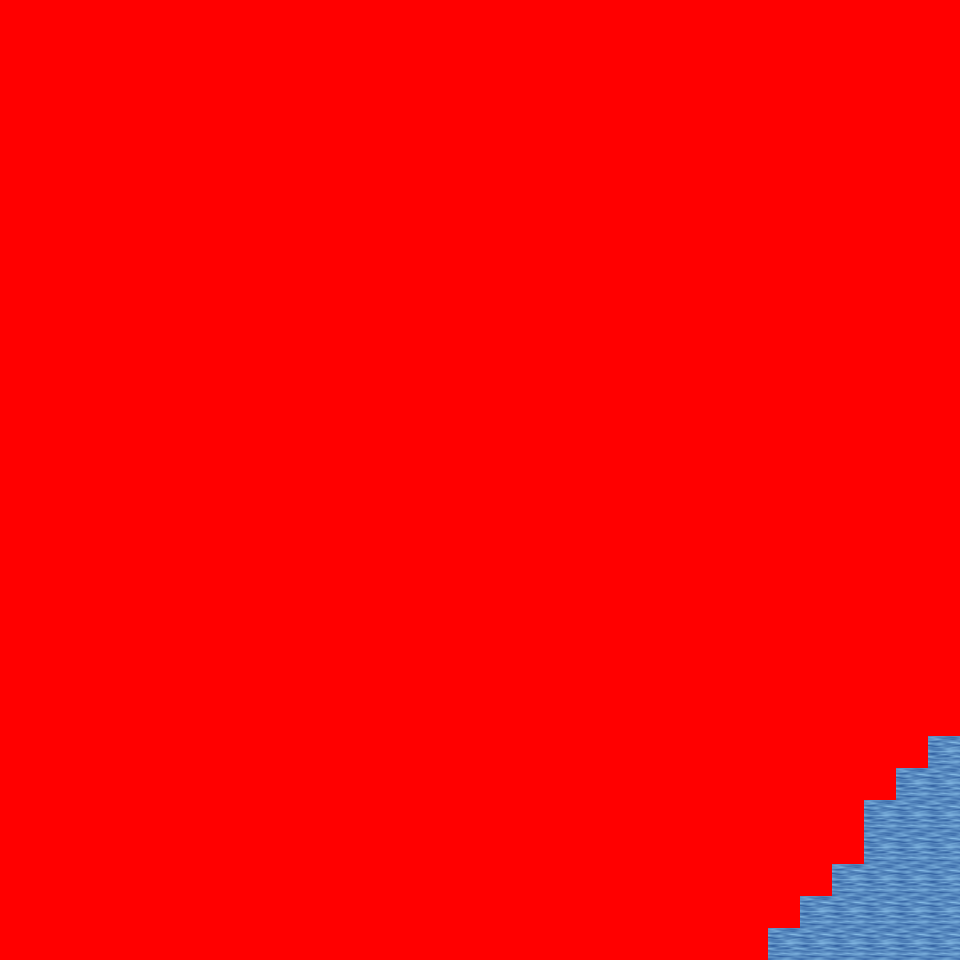

A 2D game scene composited from a Tiled map and its tileset images. What follows is a short description and the map's XML, with each tile layer's data collapsed to a summary:
An orthogonal 30x30 tile map with 32x32 px tiles, 6 tile layers (Ground, Object, Object2, Above, ...), 57 tilesets and 2 objects (2x mapExit).

<map version="1.0" orientation="orthogonal" renderorder="right-down" width="30" height="30" tilewidth="32" tileheight="32" nextobjectid="3">
  <tileset firstgid="1" name="tileset_logic_collision" tilewidth="32" tileheight="32" tilecount="1" columns="1">
    <image source="../drawable/tileset_logic_collision.png" width="32" height="32" />
  </tileset>
  <tileset firstgid="2" name="tileset_ground_ground" tilewidth="32" tileheight="32" tilecount="33" columns="3">
    <image source="../drawable/tileset_ground_ground.png" width="96" height="352" />
  </tileset>
  <tileset firstgid="35" name="tileset_ground_water_pool" tilewidth="32" tileheight="32" tilecount="72" columns="3">
    <image source="../drawable/tileset_ground_water_pool.png" width="96" height="768" />
  </tileset>
  <tileset firstgid="107" name="tileset_furniture_carpet_plain_colours" tilewidth="32" tileheight="32" tilecount="10" columns="10">
    <image source="../drawable/tileset_furniture_carpet_plain_colours.png" width="320" height="32" />
  </tileset>
  <tileset firstgid="117" name="tileset_ground_brown_paving" tilewidth="32" tileheight="32" tilecount="2" columns="2">
    <image source="../drawable/tileset_ground_brown_paving.png" width="64" height="32" />
  </tileset>
  <tileset firstgid="119" name="tileset_ground_water_water" tilewidth="32" tileheight="32" tilecount="24" columns="3">
    <image source="../drawable/tileset_ground_water_water.png" width="96" height="256" />
  </tileset>
  <tileset firstgid="143" name="tileset_building_fence_fence_chunky" tilewidth="32" tileheight="32" tilecount="21" columns="3">
    <image source="../drawable/tileset_building_fence_fence_chunky.png" width="96" height="224" />
  </tileset>
  <tileset firstgid="164" name="tileset_ground_water_pool_corners" tilewidth="32" tileheight="32" tilecount="72" columns="3">
    <image source="../drawable/tileset_ground_water_pool_corners.png" width="96" height="768" />
  </tileset>
  <tileset firstgid="236" name="tileset_ground_grass_edges" tilewidth="32" tileheight="32" tilecount="36" columns="12">
    <image source="../drawable/tileset_ground_grass_edges.png" width="384" height="96" />
  </tileset>
  <tileset firstgid="272" name="tileset_ground_grass_corners" tilewidth="32" tileheight="32" tilecount="24" columns="6">
    <image source="../drawable/tileset_ground_grass_corners.png" width="192" height="128" />
  </tileset>
  <tileset firstgid="296" name="tileset_plant_grasses" tilewidth="32" tileheight="32" tilecount="6" columns="3">
    <image source="../drawable/tileset_plant_grasses.png" width="96" height="64" />
  </tileset>
  <tileset firstgid="302" name="tileset_plant_flower_daisy_white" tilewidth="32" tileheight="32" tilecount="8" columns="2">
    <image source="../drawable/tileset_plant_flower_daisy_white.png" width="64" height="128" />
  </tileset>
  <tileset firstgid="310" name="tileset_building_door_door_w" tilewidth="32" tileheight="32" tilecount="6" columns="2">
    <image source="../drawable/tileset_building_door_door_w.png" width="64" height="96" />
  </tileset>
  <tileset firstgid="316" name="tileset_building_wall_wood" tilewidth="32" tileheight="32" tilecount="16" columns="4">
    <image source="../drawable/tileset_building_wall_wood.png" width="128" height="128" />
  </tileset>
  <tileset firstgid="332" name="tileset_building_door_door_e" tilewidth="32" tileheight="32" tilecount="6" columns="2">
    <image source="../drawable/tileset_building_door_door_e.png" width="64" height="96" />
  </tileset>
  <tileset firstgid="338" name="tileset_ground_ground_2" tilewidth="32" tileheight="32" tilecount="4" columns="4">
    <image source="../drawable/tileset_ground_ground_2.png" width="128" height="32" />
  </tileset>
  <tileset firstgid="342" name="tileset_building_wall_stone" tilewidth="32" tileheight="32" tilecount="12" columns="3">
    <image source="../drawable/tileset_building_wall_stone.png" width="96" height="128" />
  </tileset>
  <tileset firstgid="354" name="tileset_building_wall_wall_brown" tilewidth="32" tileheight="32" tilecount="12" columns="3">
    <image source="../drawable/tileset_building_wall_wall_brown.png" width="96" height="128" />
  </tileset>
  <tileset firstgid="366" name="tileset_building_door_door_n" tilewidth="32" tileheight="32" tilecount="6" columns="3">
    <image source="../drawable/tileset_building_door_door_n.png" width="96" height="64" />
  </tileset>
  <tileset firstgid="372" name="tileset_building_church" tilewidth="32" tileheight="32" tilecount="56" columns="8">
    <image source="../drawable/tileset_building_church.png" width="256" height="224" />
  </tileset>
  <tileset firstgid="428" name="tileset_building_castle" tilewidth="32" tileheight="32" tilecount="320" columns="20">
    <image source="../drawable/tileset_building_castle.png" width="640" height="512" />
  </tileset>
  <tileset firstgid="748" name="tileset_plant_cactus" tilewidth="32" tileheight="32" tilecount="2" columns="1">
    <image source="../drawable/tileset_plant_cactus.png" width="32" height="64" />
  </tileset>
  <tileset firstgid="750" name="tileset_plant_stump_small_stump" tilewidth="32" tileheight="32" tilecount="4" columns="2">
    <image source="../drawable/tileset_plant_stump_small_stump.png" width="64" height="64" />
  </tileset>
  <tileset firstgid="754" name="tileset_furniture_carpet_rug_border" tilewidth="32" tileheight="32" tilecount="9" columns="3">
    <image source="../drawable/tileset_furniture_carpet_rug_border.png" width="96" height="96" />
  </tileset>
  <tileset firstgid="763" name="tileset_building_window_window_right" tilewidth="32" tileheight="32" tilecount="2" columns="2">
    <image source="../drawable/tileset_building_window_window_right.png" width="64" height="32" />
  </tileset>
  <tileset firstgid="765" name="tileset_item_statue_fairypool" tilewidth="32" tileheight="32" tilecount="16" columns="2">
    <image source="../drawable/tileset_item_statue_fairypool.png" width="64" height="256" />
  </tileset>
  <tileset firstgid="781" name="tileset_furniture_table_long_front_on" tilewidth="32" tileheight="32" tilecount="3" columns="1">
    <image source="../drawable/tileset_furniture_table_long_front_on.png" width="32" height="96" />
  </tileset>
  <tileset firstgid="784" name="tileset_building_decoration_blue_circle" tilewidth="32" tileheight="32" tilecount="4" columns="2">
    <image source="../drawable/tileset_building_decoration_blue_circle.png" width="64" height="64" />
  </tileset>
  <tileset firstgid="788" name="tileset_building_wall_bricked_edges" tilewidth="32" tileheight="32" tilecount="25" columns="5">
    <image source="../drawable/tileset_building_wall_bricked_edges.png" width="160" height="160" />
  </tileset>
  <tileset firstgid="813" name="tileset_item_corpse_skull_pale" tilewidth="32" tileheight="32" tilecount="2" columns="2">
    <image source="../drawable/tileset_item_corpse_skull_pale.png" width="64" height="32" />
  </tileset>
  <tileset firstgid="815" name="tileset_item_corpse_huge_animal" tilewidth="32" tileheight="32" tilecount="16" columns="2">
    <image source="../drawable/tileset_item_corpse_huge_animal.png" width="64" height="256" />
  </tileset>
  <tileset firstgid="831" name="tileset_item_sign_large" tilewidth="32" tileheight="32" tilecount="15" columns="5">
    <image source="../drawable/tileset_item_sign_large.png" width="160" height="96" />
  </tileset>
  <tileset firstgid="846" name="tileset_building_roof_yellow" tilewidth="32" tileheight="32" tilecount="20" columns="5">
    <image source="../drawable/tileset_building_roof_yellow.png" width="160" height="128" />
  </tileset>
  <tileset firstgid="866" name="tileset_building_roof_red" tilewidth="32" tileheight="32" tilecount="20" columns="5">
    <image source="../drawable/tileset_building_roof_red.png" width="160" height="128" />
  </tileset>
  <tileset firstgid="886" name="tileset_building_roof_green" tilewidth="32" tileheight="32" tilecount="20" columns="5">
    <image source="../drawable/tileset_building_roof_green.png" width="160" height="128" />
  </tileset>
  <tileset firstgid="906" name="tileset_building_roof_blue" tilewidth="32" tileheight="32" tilecount="20" columns="5">
    <image source="../drawable/tileset_building_roof_blue.png" width="160" height="128" />
  </tileset>
  <tileset firstgid="926" name="tileset_logic_creature_animal" tilewidth="32" tileheight="32" tilecount="32" columns="8">
    <image source="../drawable/tileset_logic_creature_animal.png" width="256" height="128" />
  </tileset>
  <tileset firstgid="958" name="tileset_logic_creature_golem" tilewidth="32" tileheight="32" tilecount="4" columns="4">
    <image source="../drawable/tileset_logic_creature_golem.png" width="128" height="32" />
  </tileset>
  <tileset firstgid="962" name="tileset_object_boat" tilewidth="32" tileheight="32" tilecount="42" columns="6">
    <image source="../drawable/tileset_object_boat.png" width="192" height="224" />
  </tileset>
  <tileset firstgid="1004" name="tileset_ground_water_pool_deep" tilewidth="32" tileheight="32" tilecount="72" columns="3">
    <image source="../drawable/tileset_ground_water_pool_deep.png" width="96" height="768" />
  </tileset>
  <tileset firstgid="1076" name="tileset_object_suspension_bridge" tilewidth="32" tileheight="32" tilecount="24" columns="3">
    <image source="../drawable/tileset_object_suspension_bridge.png" width="96" height="256" />
  </tileset>
  <tileset firstgid="1100" name="tileset_plant_tree_palm_trees" tilewidth="32" tileheight="32" tilecount="40" columns="4">
    <image source="../drawable/tileset_plant_tree_palm_trees.png" width="128" height="320" />
  </tileset>
  <tileset firstgid="1140" name="tileset_furniture_table_hotdog_stand" tilewidth="32" tileheight="32" tilecount="20" columns="4">
    <image source="../drawable/tileset_furniture_table_hotdog_stand.png" width="128" height="160" />
  </tileset>
  <tileset firstgid="1160" name="tileset_item_banners_banners" tilewidth="32" tileheight="32" tilecount="6" columns="2">
    <image source="../drawable/tileset_item_banners_banners.png" width="64" height="96" />
  </tileset>
  <tileset firstgid="1166" name="tileset_building_door_closed" tilewidth="32" tileheight="32" tilecount="1" columns="1">
    <image source="../drawable/tileset_building_door_closed.png" width="32" height="32" />
  </tileset>
  <tileset firstgid="1167" name="tileset_building_decoration_numbers" tilewidth="32" tileheight="32" tilecount="20" columns="2">
    <image source="../drawable/tileset_building_decoration_numbers.png" width="64" height="320" />
  </tileset>
  <tileset firstgid="1187" name="tileset_building_decoration_numbers_higher" tilewidth="32" tileheight="32" tilecount="2" columns="2">
    <image source="../drawable/tileset_building_decoration_numbers_higher.png" width="64" height="32" />
  </tileset>
  <tileset firstgid="1189" name="tileset_furniture_light_small_oil_lamp" tilewidth="32" tileheight="32" tilecount="8" columns="2">
    <image source="../drawable/tileset_furniture_light_small_oil_lamp.png" width="64" height="128" />
  </tileset>
  <tileset firstgid="1197" name="tileset_light_light_1x1" tilewidth="32" tileheight="32" tilecount="3" columns="3">
    <image source="../drawable/tileset_light_light_1x1.png" width="96" height="32" />
  </tileset>
  <tileset firstgid="1200" name="tileset_building_roof_straw" tilewidth="32" tileheight="32" tilecount="20" columns="5">
    <image source="../drawable/tileset_building_roof_straw.png" width="160" height="128" />
  </tileset>
  <tileset firstgid="1220" name="tileset_building_huts" tilewidth="32" tileheight="32" tilecount="338" columns="26">
    <image source="../drawable/tileset_building_huts.png" width="832" height="416" />
  </tileset>
  <tileset firstgid="1558" name="tileset_light_light_5x5" tilewidth="32" tileheight="32" tilecount="25" columns="5">
    <image source="../drawable/tileset_light_light_5x5.png" width="160" height="160" />
  </tileset>
  <tileset firstgid="1583" name="tileset_logic_item_sign" tilewidth="32" tileheight="32" tilecount="1" columns="1">
    <image source="../drawable/tileset_logic_item_sign.png" width="32" height="32" />
  </tileset>
  <tileset firstgid="1584" name="tileset_light_door_light" tilewidth="32" tileheight="32" tilecount="12" columns="3">
    <image source="../drawable/tileset_light_door_light.png" width="96" height="128" />
  </tileset>
  <tileset firstgid="1596" name="tileset_ground_sand_1" tilewidth="32" tileheight="32" tilecount="10" columns="2">
    <image source="../drawable/tileset_ground_sand_1.png" width="64" height="160" />
  </tileset>
  <tileset firstgid="1606" name="tileset_ground_sand_2" tilewidth="32" tileheight="32" tilecount="15" columns="5">
    <image source="../drawable/tileset_ground_sand_2.png" width="160" height="96" />
  </tileset>
  <tileset firstgid="1621" name="tileset_logic_creature_reptile" tilewidth="32" tileheight="32" tilecount="7" columns="7">
    <image source="../drawable/tileset_logic_creature_reptile.png" width="224" height="32" />
  </tileset>
  <layer name="Ground" width="30" height="30">
    <data>[900 cells, 900 non-empty, 9 distinct tile ids]</data>
  </layer>
  <layer name="Object" width="30" height="30">
    <data>[900 cells, 8 non-empty, 1 distinct tile ids]</data>
  </layer>
  <layer name="Object2" width="30" height="30">
    <data>[900 cells, 0 non-empty, 0 distinct tile ids]</data>
  </layer>
  <layer name="Above" width="30" height="30">
    <data>[900 cells, 0 non-empty, 0 distinct tile ids]</data>
  </layer>
  <layer name="Above2" width="30" height="30">
    <data>[900 cells, 0 non-empty, 0 distinct tile ids]</data>
  </layer>
  <layer name="Walkable" width="30" height="30">
    <data>[900 cells, 876 non-empty, 1 distinct tile ids]</data>
  </layer>
  <objectgroup name="MapEvents">
    <object id="1" name="south" type="mapExit" x="768" y="928" width="192" height="32">
      <properties>
        <property name="map" value="level_0_x256_y94" />
        <property name="x" value="24" />
        <property name="y" value="1" />
      </properties>
    </object>
    <object id="2" name="east" type="mapExit" x="928" y="736" width="32" height="224">
      <properties>
        <property name="map" value="level_0_x257_y93" />
        <property name="x" value="1" />
        <property name="y" value="23" />
      </properties>
    </object>
  </objectgroup>
</map>
